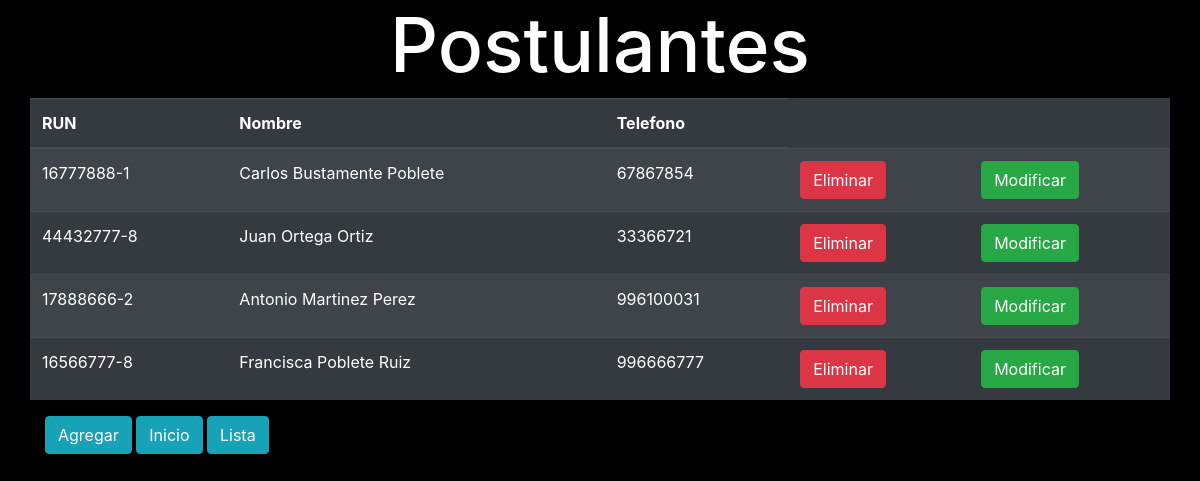
Page /crud/ on the earlier database version.
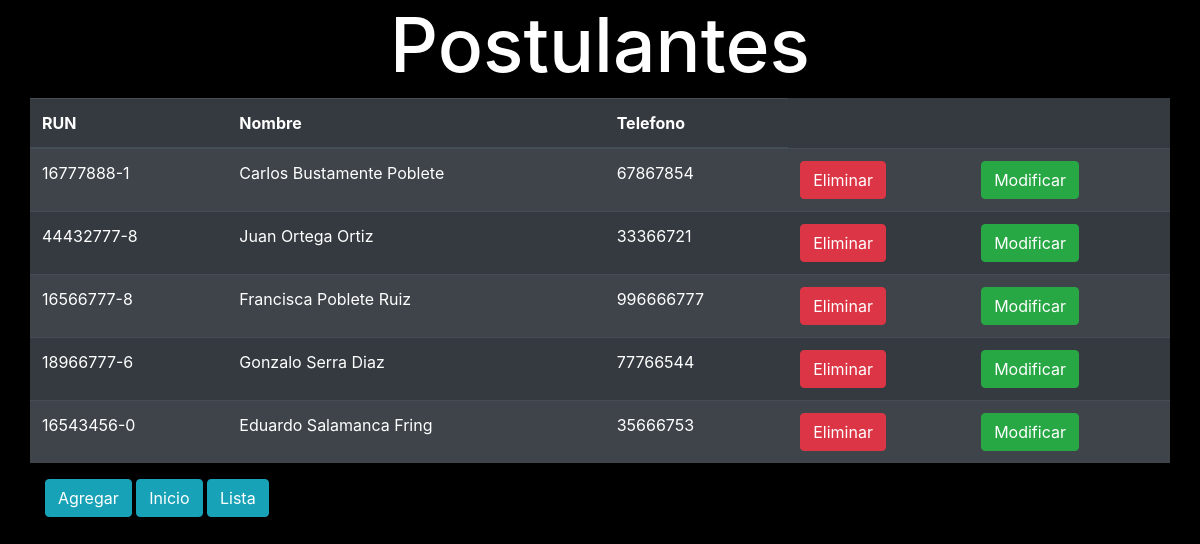
Same page on the later database version.
### demo/models.py (models this page shows, shortened)
class Postulante(models.Model):
    rut              = models.CharField(primary_key=True, max_length=10)
    nombre           = models.CharField(max_length=20)
    apellido_paterno = models.CharField(max_length=20)
    apellido_materno = models.CharField(max_length=20)
    fecha_nacimiento = models.DateField(blank=False, null=False)
    id_genero        = models.ForeignKey('Genero',on_delete=models.CASCADE, db_column='idGenero')
    telefono         = models.CharField(max_length=45)
    email            = models.EmailField(unique=True, max_length=100, blank=True, null=True)
    direccion        = models.CharField(max_length=50, blank=True, null=True)
    activo           = models.IntegerField()

### demo/views.py (the view)
# urls.py: path('crud/', views.crud, name='crud'),
def crud(request):
    demo = Postulante.objects.all()
    context={"demo": demo}
    return render(request, 'demo/alumnos_list.html', context)

### demo/templates/demo/alumnos_list.html (shortened to what this page needs)
<!DOCTYPE html>
<html lang="en">
<head>
    <link rel="stylesheet" href="https://cdn.jsdelivr.net/npm/bootstrap@4.6.2/dist/css/bootstrap.min.css">
</head>
<body>
    <h1 style="text-align:center">Postulantes</h1>
    <div class="container" >
        <div class="row">
               <table class="table table-striped table-dark">
                {%if demo %}
        <thead>
          <tr>
            <th scope="col">RUN</th>
            <th scope="col">Nombre</th>
            <th scope="col">Telefono</th>
          </tr>
        </thead>
        <tbody>
            {% for postulante in demo %}
            <tr>
                <td>{{postulante.rut}}</td>
                <td>{{postulante.nombre}} {{postulante.apellido_paterno}} {{postulante.apellido_materno}}</td>
                <td>{{postulante.telefono}}</td>
                <td><a href="{% url 'alumnos_del' pk=postulante.rut %}" button class="btn btn-danger">Eliminar</button></a></td>
                <td><a href="{% url 'alumnos_findEdit' pk=postulante.rut %}"button class="btn btn-success">Modificar</button></a></td>
              </tr>
            {% endfor %}
        {% endif %}
        </tbody>
      </table>
        </div>
        <a href="{% url 'alumnosAdd'%}">
          <button class="btn btn-info">Agregar</button>
          </a>
        <a href="{% url 'index'%}">
          <button class="btn btn-info">Inicio</button>
          </a>
          <a href="{% url 'listadoSQL'%}">
            <button class="btn btn-info">Lista</button>
            </a>
          </div>
</body>
</html>

### demo/templates/demo/alumnos_list.html (style rules this page uses)
body { background-color: black; }
h1 { color: white; font-size: 75px; }

Differences in the rows shown:
removed Postulante: rut "17888666-2", nombre "Antonio", apellido_paterno "Martinez", apellido_materno "Perez", telefono "996100031"
added Postulante: rut "18966777-6", nombre "Gonzalo", apellido_paterno "Serra", apellido_materno "Diaz", telefono "77766544"
added Postulante: rut "16543456-0", nombre "Eduardo", apellido_paterno "Salamanca", apellido_materno "Fring", telefono "35666753"
